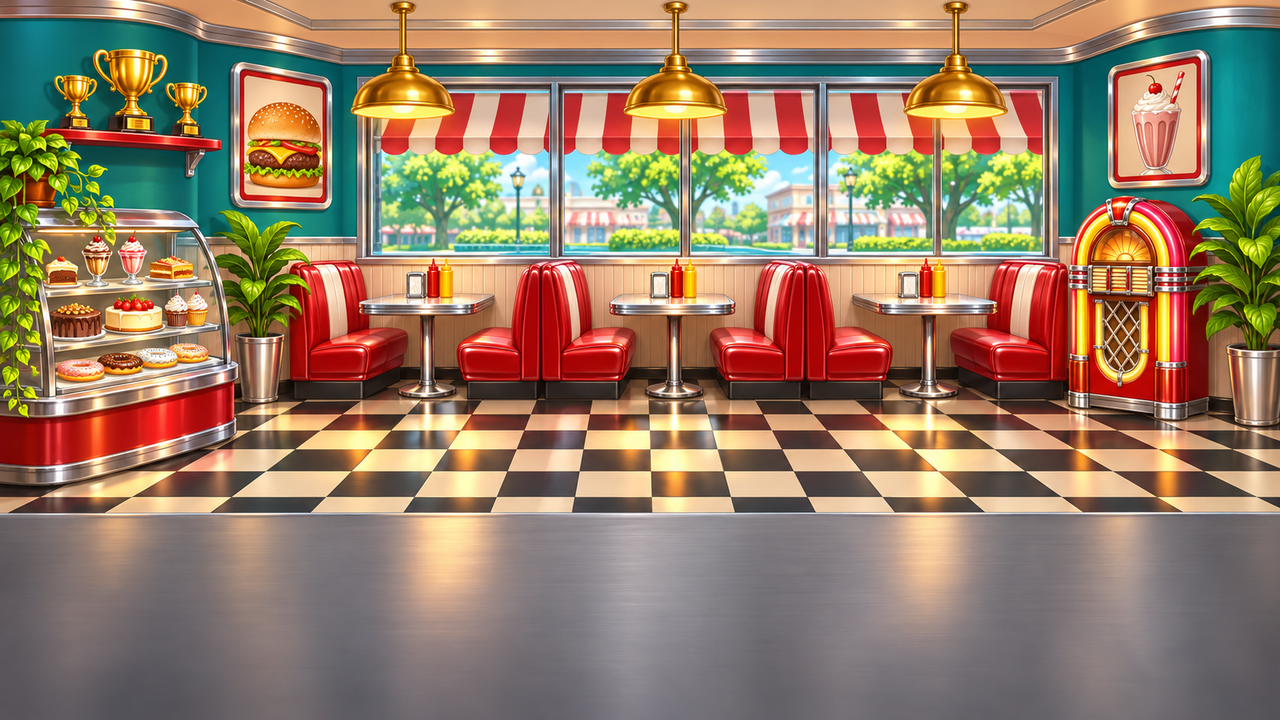
#> input picture Imagenes/Minijuego_Cocina/Fondo_Restaurante.png, 1280 x 720 px
$ python generar_fondo_selector.py
#> lines starting #> are read from the running program, lines starting #| are printed output that depends on the picture
#!/usr/bin/env python3
"""Genera el fondo desenfocado del selector de niveles de la cocina.

Toma la foto del restaurante usada en la cocina (`Fondo_Restaurante.png`),
la recorta a vertical 9:16, la desenfoca y le aplica un tinte azul nocturno.
El resultado se usa como fondo del panel cartoon de `Selector_Niveles_Arte`.

Uso:
    python3 tools/generar_fondo_selector.py
"""

from pathlib import Path

from PIL import Image, ImageEnhance, ImageFilter

RAIZ = Path(__file__).resolve().parent.parent
ORIGEN = RAIZ / "Imagenes" / "Minijuego_Cocina" / "Fondo_Restaurante.png"
DESTINO = RAIZ / "Imagenes" / "Minijuego_Cocina" / "Fondo_Restaurante_Selector.png"
ANCHO = 720
ALTO = 1280


def main() -> None:
    if not ORIGEN.exists():
        raise SystemExit(f"No existe el fondo de origen: {ORIGEN}")

    src = Image.open(ORIGEN).convert("RGB")
    # Rellenar 720x1280 recortando el centro de la foto horizontal.
    escala = ALTO / float(src.height)
#> escala = 1.78
    ancho_escalado = int(round(src.width * escala))
#> ancho_escalado = 2276
    img = src.resize((ancho_escalado, ALTO), Image.LANCZOS)
    izquierda = max(0, (ancho_escalado - ANCHO) // 2)
#> izquierda = 778
    img = img.crop((izquierda, 0, izquierda + ANCHO, ALTO))
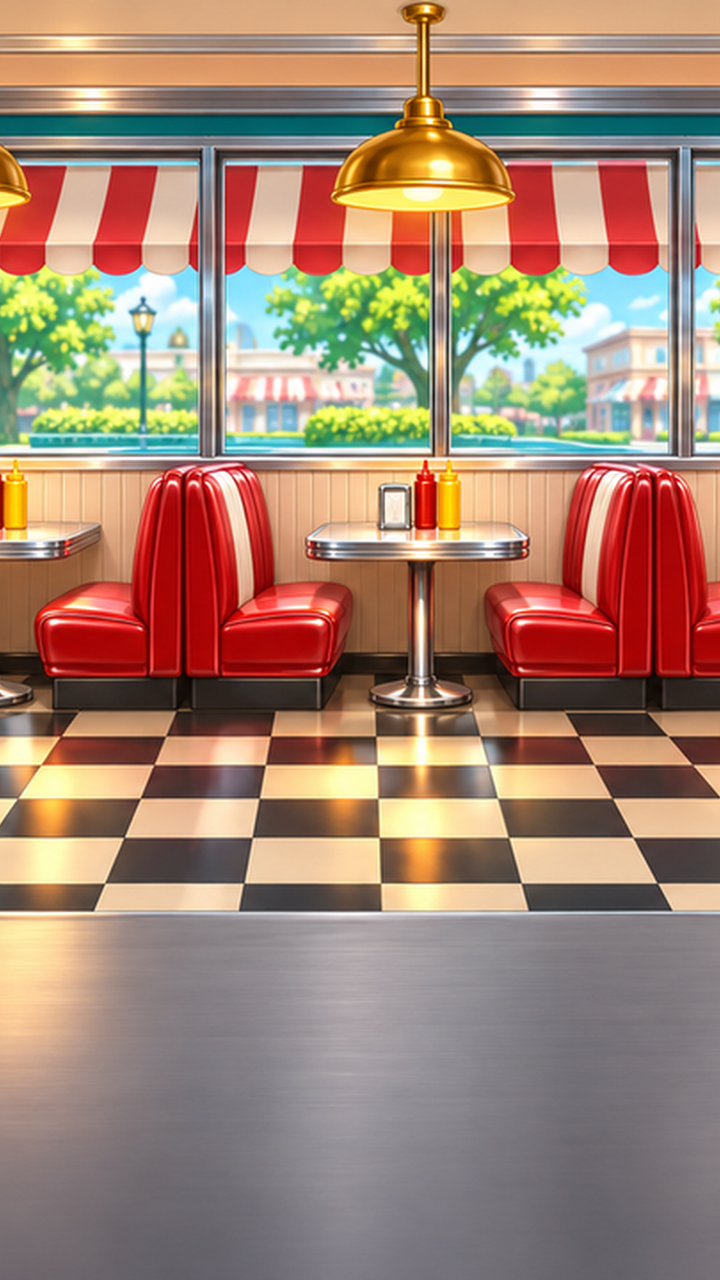
#> img: PIL image 720x1280 RGB; mean R, G, B 161.9, 133.2, 114.9

    # El desenfoque oculta la pérdida de detalle al ampliar y separa el panel.
    img = img.filter(ImageFilter.GaussianBlur(13))
    img = ImageEnhance.Color(img).enhance(1.18)
    img = ImageEnhance.Brightness(img).enhance(0.92)
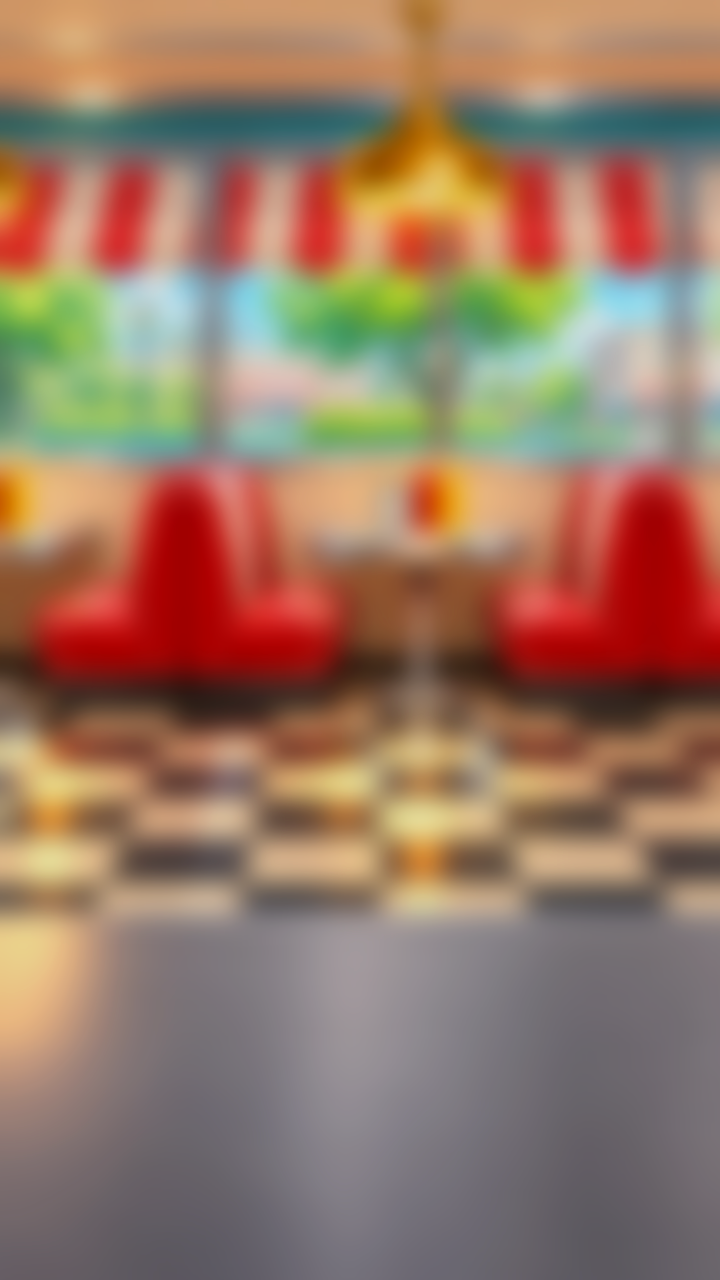
#> img: PIL image 720x1280 RGB; mean R, G, B 151.6, 120.5, 100.6

    tinte = Image.new("RGBA", img.size, (12, 38, 78, 74))
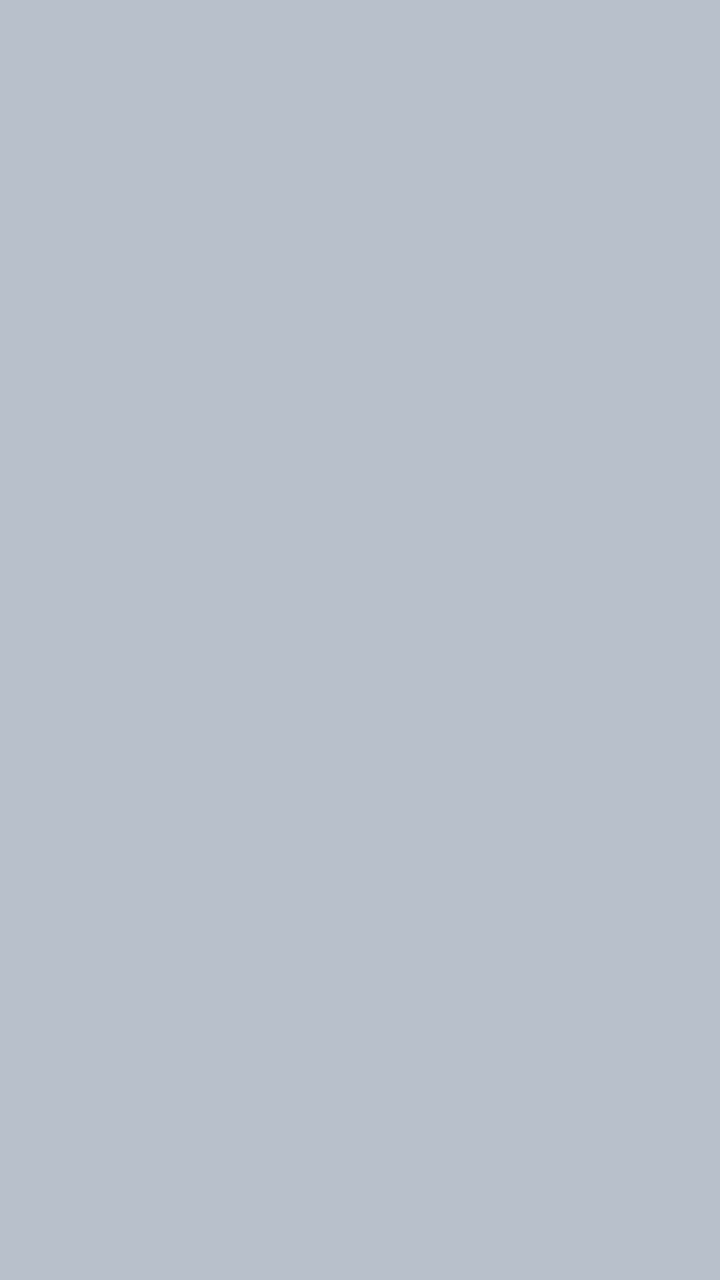
#> tinte: PIL image 720x1280 RGBA; mean R, G, B, A 12, 38, 78, 74; transparent parts drawn white
    img = Image.alpha_composite(img.convert("RGBA"), tinte)
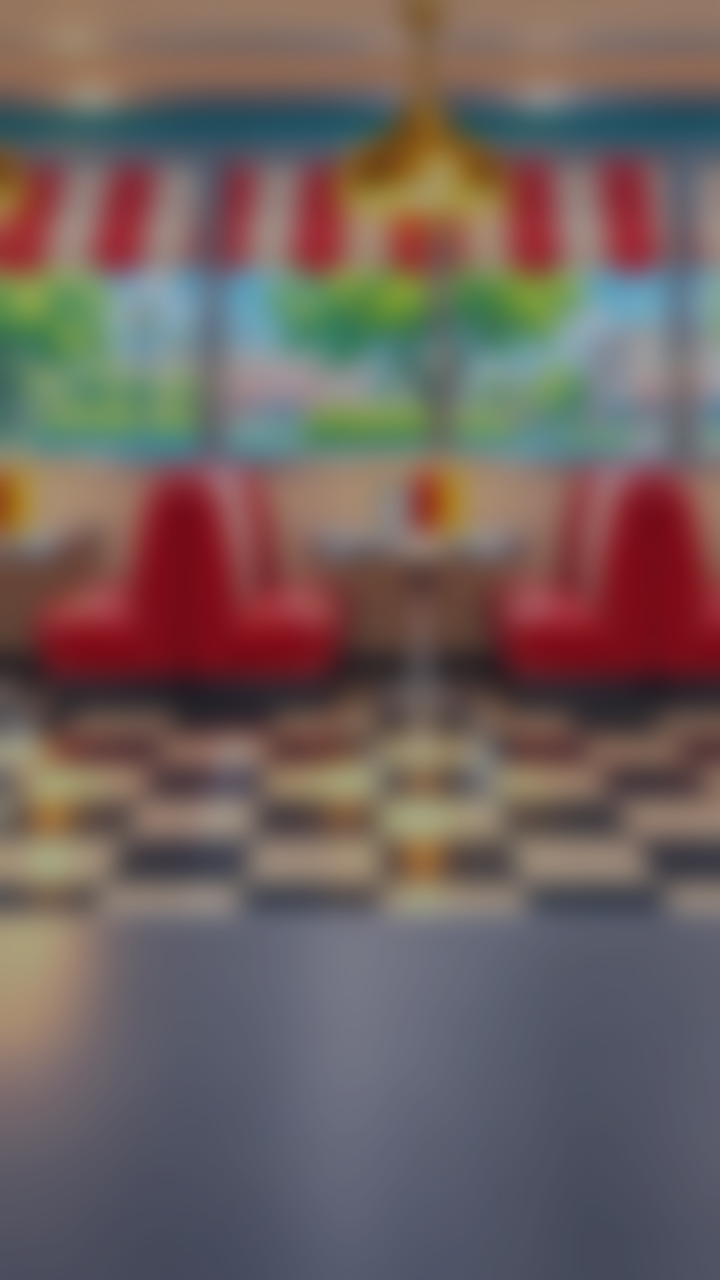
#> img: PIL image 720x1280 RGBA; mean R, G, B, A 111.1, 96.6, 94.1, 255
    img = img.resize((ANCHO // 2, ALTO // 2), Image.LANCZOS)
#> img: PIL image 360x640 RGBA

    DESTINO.parent.mkdir(parents=True, exist_ok=True)
    img.save(DESTINO, optimize=True)
    print(f"Generado {DESTINO.relative_to(RAIZ)} ({img.width}x{img.height})")
#| Generado Imagenes/Minijuego_Cocina/Fondo_Restaurante_Selector.png (360x640)


if __name__ == "__main__":
    main()
